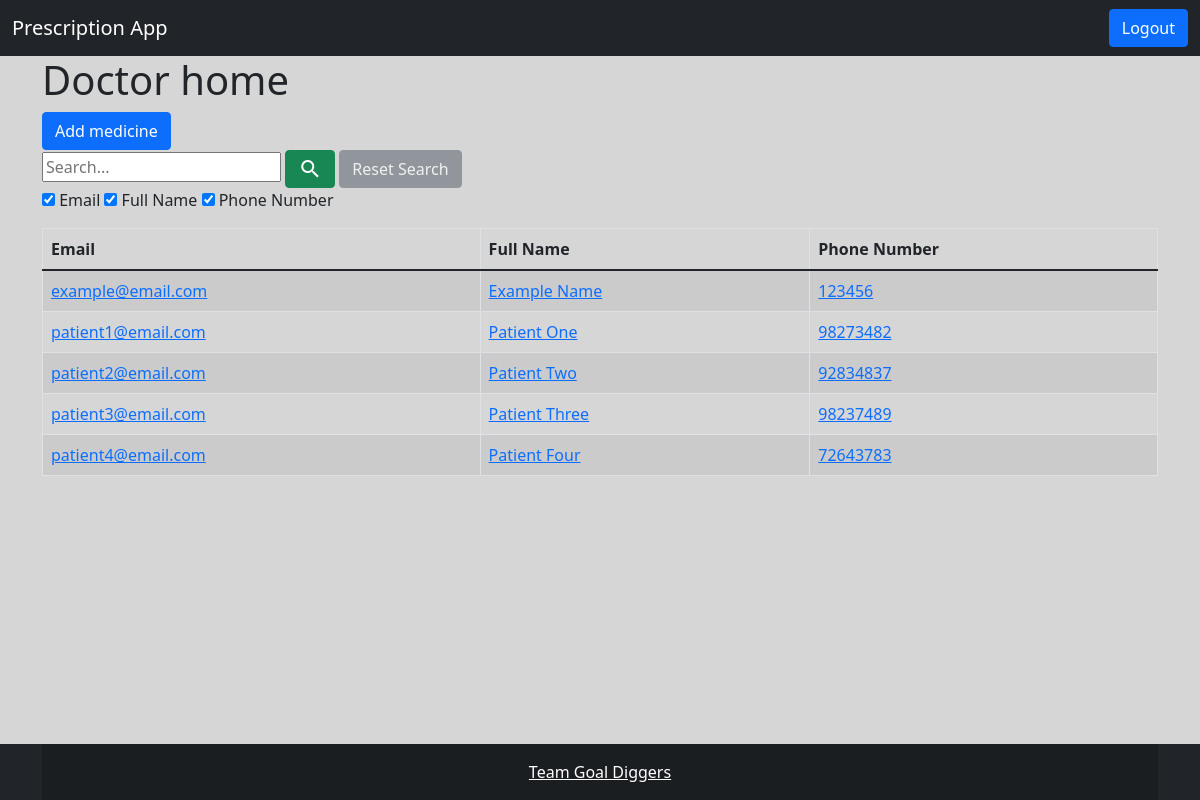
Page /home/doctor/ (signed in) on the committed database.
### Accounts/models.py (models this page shows, shortened)
class CustomUser(AbstractBaseUser, PermissionsMixin):
    email = models.EmailField("email address", unique=True)
    is_staff = models.BooleanField(default=False)
    is_active = models.BooleanField(default=True)
    user_type = models.CharField(max_length=20, choices=USER_TYPES, default='patient')
    full_name = models.CharField(max_length=200)
    phone_number = models.CharField(max_length=10, unique=True)
    address = models.CharField(max_length=200)
    USERNAME_FIELD = "email"
    REQUIRED_FIELDS = []
    objects = CustomUserManager()
    class Meta:
        verbose_name = 'User'
        verbose_name_plural = 'Users'

### PrescriptionApp/views.py (the view)
# urls.py: path('home/doctor/', views.DoctorHome.as_view(), name='doctor_home'),
class DoctorHome(LoginRequiredMixin, TemplateView):
	login_url = '/login/'
	model = CustomUser
	template_name = 'doctor/doctor_home.html'
	def dispatch(self, request, *args, **kwargs):
		if request.user.is_authenticated:
			if request.user.user_type == 'doctor':
				print('user is doctor')
				return self.get(request, *args, **kwargs)
			else:
				return redirect('home')
		else:
			return redirect('Accounts:login')
	def get_context_data(self, **kwargs):
		context = super(DoctorHome, self).get_context_data(**kwargs)
		context['items'] = []
		all_results = CustomUser.objects.none()
		if self.request.GET.get('search_query'):
			search_query = self.request.GET.get('search_query')
			email_checkbox = self.request.GET.get('email_checkbox')
			full_name_checkbox = self.request.GET.get('full_name_checkbox')
			phone_number_checkbox = self.request.GET.get('phone_number_checkbox')
			if email_checkbox:
				all_results = all_results | CustomUser.objects.filter(email__icontains=search_query)
			if full_name_checkbox:
				all_results = all_results | CustomUser.objects.filter(full_name__icontains=search_query)
			if phone_number_checkbox:
				all_results = all_results | CustomUser.objects.filter(phone_number__icontains=search_query)
			all_results = all_results.filter(user_type='patient')
		else:
			all_results = CustomUser.objects.filter(user_type='patient')
		for result in all_results:
			context['items'].append([
				result.id,
				[
					result.email,
					result.full_name,
					result.phone_number,
				]
			])
		context['titles'] = [
			'Email',
			'Full Name',
			'Phone Number',
		]
		if self.request.GET.get('search_query'):
			context['search_query'] = self.request.GET.get('search_query')
			context['email_checkbox'] = self.request.GET.get('email_checkbox')
			context['full_name_checkbox'] = self.request.GET.get('full_name_checkbox')
			context['phone_number_checkbox'] = self.request.GET.get('phone_number_checkbox')
		else:
			context['search_query'] = False
			context['email_checkbox'] = True
			context['full_name_checkbox'] = True
			context['phone_number_checkbox'] = True
		return context

### templates/doctor/doctor_home.html (shortened to what this page needs)
{% extends 'home.html' %}
{% block content %}
  <div class="container">
    <h1>{{ request.user.user_type|title }} home</h1>
    <a href="{% url 'create_medicine' %}" class="btn btn-primary">Add medicine</a>
    <form class="site-form" action="" method="get">
      {% include "search_bar.html" %}
      <p>
        {% include 'search_checkbox.html' with checkbox_id='email_checkbox' is_checked=email_checkbox label='Email' %}
        {% include 'search_checkbox.html' with checkbox_id='full_name_checkbox' is_checked=full_name_checkbox label='Full Name' %}
        {% include 'search_checkbox.html' with checkbox_id='phone_number_checkbox' is_checked=phone_number_checkbox label='Phone Number' %}
      </p>
    </form>
    {% include 'data_table.html' with link='view_patient' %}
  </div>
{% endblock %}
{% block script %}
  {% load static %}
{% endblock %}

### templates/data_table.html
<div class="table-responsive">
  <table class="table table-striped table-bordered table-hover" id="user_table">
    <thead class="thead-dark">
      <tr>
        {% for title in titles %}
          <th scope="col" class="th-clickable">{{ title }}</th>
        {% endfor %}
      </tr>
    </thead>
    {% for item_id, item in items %}
      <tr>
        {% for data in item %}
          {% if link %}
            <td><a href="{% url link pk=item_id %}">{{ data }}</a></td>
          {% else %}
            <td>{{ data }}</td>
          {% endif %}
        {% endfor %}
      </tr>
      {% empty %}
      <tr>
        {% for _ in titles %}
          <td class="text-muted">Empty</td>
        {% endfor %}
      </tr>
    {% endfor %}
  </table>
</div>

### rows in the picture
CustomUser: user.user_type "Doctor"
CustomUser: item "example@email.com" "Example Name" "123456"
CustomUser: item "patient1@email.com" "Patient One" "98273482"
CustomUser: item "patient2@email.com" "Patient Two" "92834837"
CustomUser: item "patient3@email.com" "Patient Three" "98237489"
CustomUser: item "patient4@email.com" "Patient Four" "72643783"

### other values in the picture
{{ label }} "Email Full Name Phone Number"
{{ title }} "Email" "Full Name" "Phone Number"
